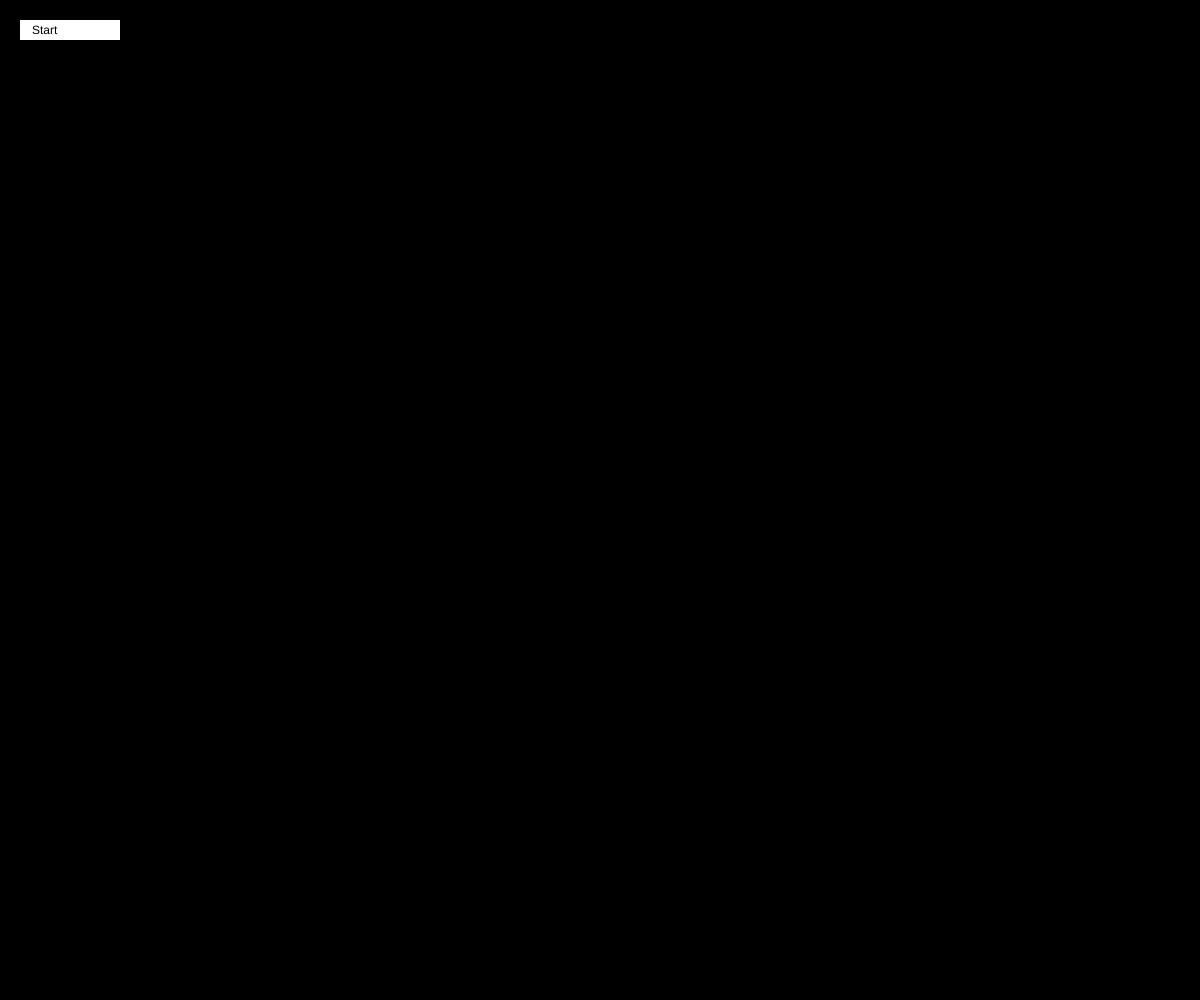
Frame 1 (no input)
Frame 60 (no input): identical to frame 1, image omitted
Frame 120 (the mouse pressed at the canvas centre since frame 60): identical to frame 1, image omitted

The p5.js sketch that drew this single still picture (run headless with seeded random() and noise() and a simulated clock; from frame 60 on, the mouse is pressed at the canvas centre):

// p5.js sketch
// ── sketch.js

/* TODO:
- Show score on screen
- When touching a border change direction
- Count the times walls are touched using get() to check
  the color of the position
- Suggest a direction (usability)
- use local storage tomake score persists between browsing 
   sessions and page reloads (storeItem())
*/

// Save the previous mouse position
var lastX;
var lastY;

// Save the drawn path
var lastRectangle;

// Path settings
var isDrawing = false;
var laberynthHeight = 20;

var buttonMargin = laberynthHeight;
var buttonWidth = 100;
var buttonHeight = 20;

var sizesByDifficulty = {
    low : [110,120,130,170,180],
    medium : [70,80,90,100],
    hard : [20,30,40,50] //this looks more interesting
}

// Colors
var laberytnthColor = 'rgb(255,255,255)'; //blanco
var backgroundColor = 'rgb(0,0,0)'; // negro
var textColor = backgroundColor;
var drawColor = 'rgb(255,0,0)';

// Should be seen by the user
var score = 0;

// Could be set by user
var difficulty = 'hard';

// Draw background and start button
function setup() {
	createCanvas(windowWidth, windowHeight);
    background(backgroundColor);
    drawButton("Start", 0, 0);
}

// Save mouse position to use it later
function updateMouse() {
    lastX = mouseX;
    lastY = mouseY;
}

// Check if the mouse is inside the start button
function isMouseInButton() {
    if (mouseX < 100 && mouseY < 30) { return true }
    return false;
}

// Check if the mouse is inside the last drawn rectangle
function inTheLastRect() {
    if (lastRectangle.topX < mouseX  && mouseX < lastRectangle.bottomX &&
        lastRectangle.topY < mouseY  && mouseY < lastRectangle.bottomY) {
            return true;
    };
    return false;
}

// Check if the mouse is for the first time inside the last drawn rectangle
function isFirstVisit() {
    if (lastRectangle.visited){
        return false;
    };
    return true;
}

// Create a path as long as the mouse keeps moving inside the labyrinth
function mouseMoved() {
    var inTheLastRectangle = inTheLastRect();
    var isMyfirstVisit = isFirstVisit();
    if (inTheLastRectangle && isMyfirstVisit) {
        lastRectangle.visited = true;
        drawPath();
        isDrawing = true;
    }
    if (hasTouchedBorder){
        //change drawing pattern
    }
}

//TODO
function hasTouchedBorder(){
}

// Draw the start button and save as the last rectangle
function drawButton(string, x_pos, y_pos) {
    noStroke();
    fill(laberytnthColor);
    rect(x_pos + buttonMargin,
        y_pos + buttonMargin,
        buttonWidth,
        buttonHeight
    );
    
    fill(textColor);
    text(string, (x_pos + 12 + buttonMargin), (y_pos + 14 + buttonMargin));
    
    lastRectangle = {
        topX : x_pos + buttonMargin,
        topY: y_pos + buttonMargin,
        bottomX: x_pos + buttonWidth  + buttonMargin,
        bottomY: y_pos + buttonHeight + buttonMargin,
        visited: false,
        sizeX: buttonWidth,
        sizeY: buttonHeight
    };
}

// Draw the user movement on the screen
function draw() {
    if (isDrawing){
        stroke(drawColor);
        strokeWeight(5);
        line(mouseX, mouseY, lastX, lastY);
        updateMouse();
    }
}

// Generate a random size for the next portion of the path
function getRandomSize() {
    var randomSize = random(sizesByDifficulty[difficulty]);
    /* Negative numbers should be added to open path in other 
    /  directions in the screen different to right and down.
    */
    return  randomSize;
}

// Define the direction and size of the upcoming path
function getSizes() {
    randomNumber = getRandomSize();
    if (random([0,1,1])){
        return {x: randomNumber, y: laberynthHeight};
    } else {
        return {x: laberynthHeight, y: randomNumber};
    };
}

// Draws a rectangle to create a new path
function drawPath() {
    score = score + 1;
    sizes = getSizes();
    stroke(laberytnthColor);
    fill(laberytnthColor);
    rect(
        lastRectangle.topX + lastRectangle.sizeX - laberynthHeight,
        lastRectangle.bottomY,
        sizes.x,
        sizes.y
    );
    lastRectangle = {
        topX : lastRectangle.topX + lastRectangle.sizeX - laberynthHeight,
        topY : lastRectangle.bottomY,
        bottomX: lastRectangle.topX + lastRectangle.sizeX - laberynthHeight + sizes.x,
        bottomY: lastRectangle.bottomY + sizes.y,
        sizeX: sizes.x,
        sizeY: sizes.y,
        visited: false
    };
}
